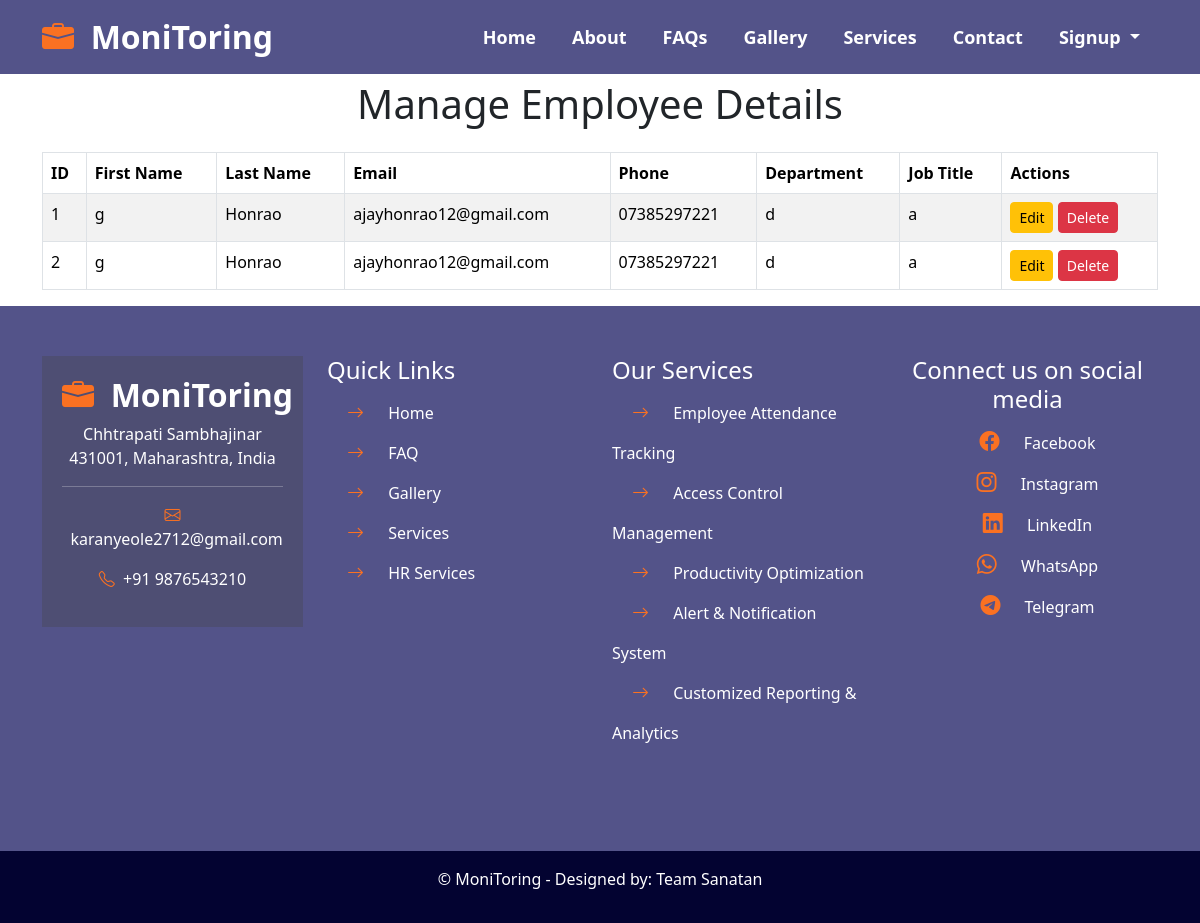
Before: /manage_employees with the older database file.
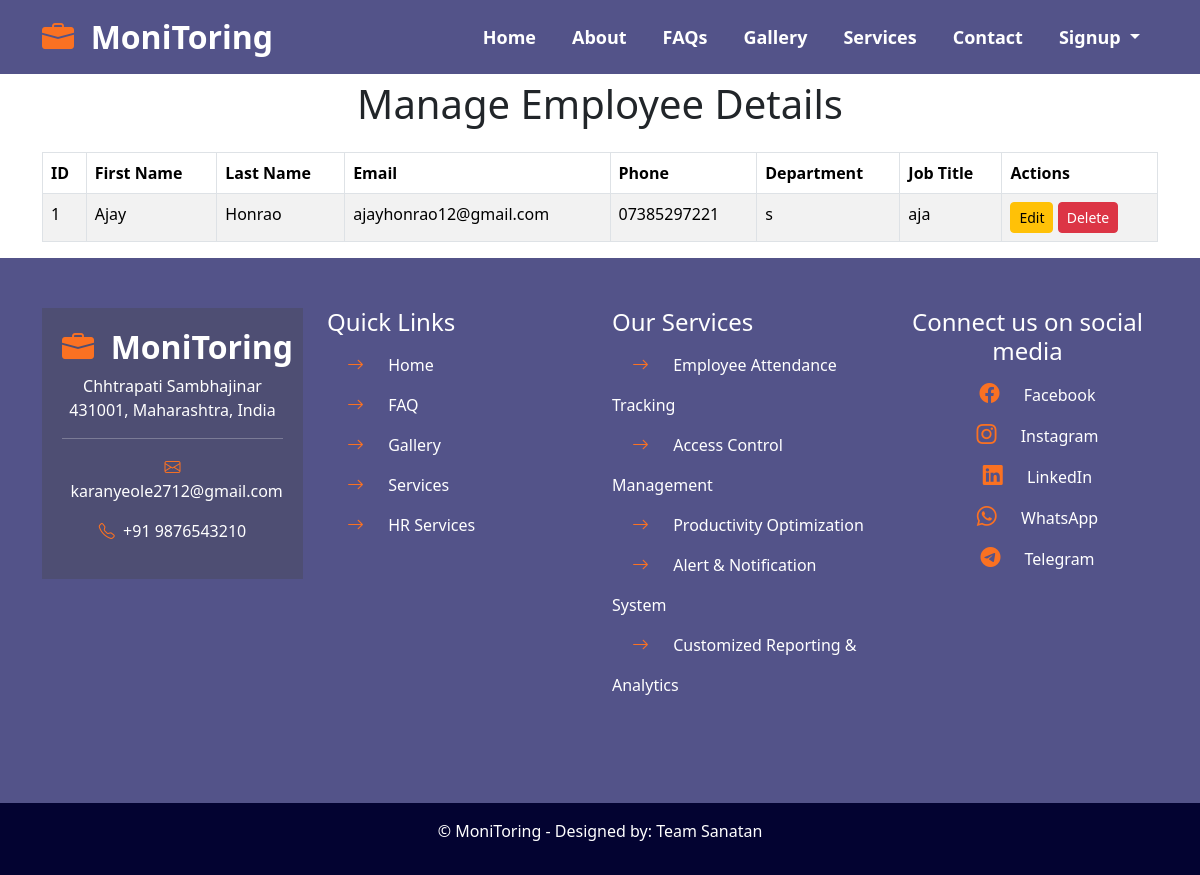
After: the same page with the newer database file.
### tables this page shows
CREATE TABLE employees (
            id INTEGER PRIMARY KEY AUTOINCREMENT,
            first_name TEXT,
            last_name TEXT,
            dob TEXT,
            gender TEXT,
            email TEXT,
            phone TEXT,
            address TEXT,
            job_title TEXT,
            department TEXT,
            salary REAL,
            emergency_contact_name TEXT,
            emergency_contact_phone TEXT
        );

### app.py (the view)
@app.route('/manage_employees', methods=['GET'])
def manage_employees():
    conn = sqlite3.connect('employees.db')
    cursor = conn.cursor()
    cursor.execute("SELECT * FROM employees")
    employees = cursor.fetchall()
    conn.close()
    return render_template("manage_employees.html", employees=employees)

### templates/manage_employees.html (shortened to what this page needs)
{% include 'top.html' %}
<div class="container" style="padding-top: 80px;">
    {% if not employee %}
        <h1 class="text-center mb-4">Manage Employee Details</h1>
        {% if not employees %}
        <div class="alert alert-warning text-center">
            No employees available. Please add employees to manage.
        </div>
        {% else %}
        <table class="table table-bordered table-striped">
            <thead>
                <tr>
                    <th>ID</th>
                    <th>First Name</th>
                    <th>Last Name</th>
                    <th>Email</th>
                    <th>Phone</th>
                    <th>Department</th>
                    <th>Job Title</th>
                    <th>Actions</th>
                </tr>
            </thead>
            <tbody>
                {% for employee in employees %}
                <tr>
                    <td>{{ employee[0] }}</td>
                    <td>{{ employee[1] }}</td>
                    <td>{{ employee[2] }}</td>
                    <td>{{ employee[5] }}</td>
                    <td>{{ employee[6] }}</td>
                    <td>{{ employee[9] }}</td>
                    <td>{{ employee[8] }}</td>
                    <td>
                        <a href="{{ url_for('edit_employee', employee_id=employee[0]) }}" class="btn btn-sm btn-warning">Edit</a>
                        <form action="{{ url_for('delete_employee', employee_id=employee[0]) }}" method="POST" style="display:inline;">
                            <button type="submit" class="btn btn-sm btn-danger">Delete</button>
                        </form>
                    </td>
                </tr>
                {% endfor %}
            </tbody>
        </table>
        {% endif %}
    {% endif %}
</div>
{% include 'bottom.html' %}

Changed rows visible on the page:
removed employees: id "2", first_name "g", last_name "Honrao", email "ajayhonrao12@gmail.com", phone "07385297221", department "d", job_title "a"
changed employees "Honrao": first_name "g" → "Ajay"; department "d" → "s"; job_title "a" → "aja"
